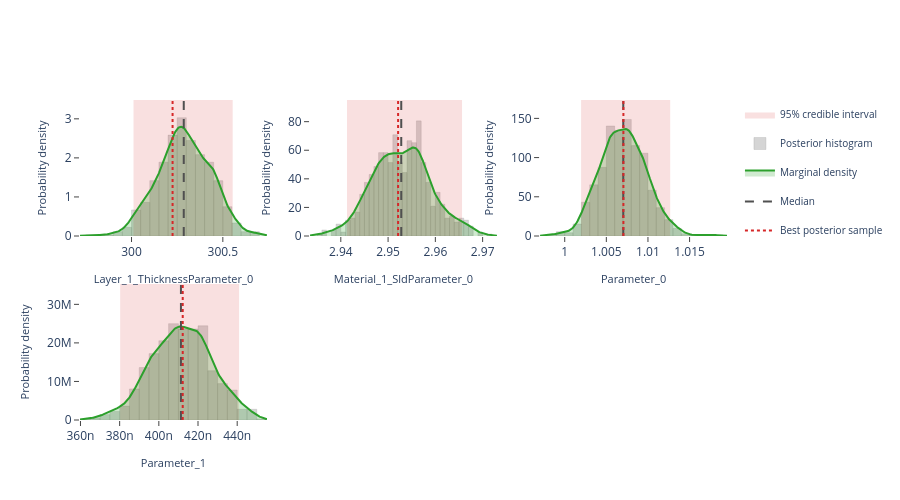

Notebook cell for this chart:
### Markdown cell above
## Interactive posterior plots

The next three cells render the same Plotly figures that are shown on the
Bayesian Posterior tab of the EasyReflectometryApp:

* **Marginals** — per-parameter distribution: histogram + smooth KDE marginal,
  shaded 95% credible interval, and median / best-sample lines
  (`plot_distribution` or `posterior.distribution()`)
* **Corner plot** — pairwise marginals + 2-D contours + scatter (`plot_corner`)
* **Traces** — per-chain trace + marginal histogram (`plot_trace`)

The standalone helpers are called with ``return_figure=True`` so they return a
Plotly ``Figure`` that we render in the notebook with ``fig.show()``; the
``PosteriorResults`` methods return the figure directly.

### Code cell
# ---- Marginal posterior distributions ---------------------------------------
# One panel per free parameter, each overlaying the posterior histogram, a
# smooth Gaussian-KDE marginal, the shaded 95% credible interval, and the
# median / best-sample reference lines.  Mirrors the "Marginals" sub-tab in
# the EasyReflectometryApp.

# The PosteriorResults method passes ``logp`` through automatically so the
# best posterior sample (MAP) line is drawn:
fig = posterior.distribution()
fig.show()

# Standalone equivalent (pass ``logp`` to get the best-sample line):
# fig = plot_distribution(
#     posterior.draws,
#     posterior.param_names,
#     logp=posterior.logp,
#     return_figure=True,
# )
# fig.show()

### Figure 1 — Plotly figure (JSON) as saved in the notebook; plotly's stock layout.template omitted (floating-point values rounded to 4 significant figures; data arrays with more than 128 entries replaced by an {"elided": "..."} marker saying what was removed)
{"data": [{"fill": "toself", "fillcolor": "rgba(214, 39, 40, 0.14)", "hoverinfo": "skip", "legendgroup": "95% credible interval", "line": {"color": "rgba(214, 39, 40, 0.14)", "width": 0}, "mode": "lines", "name": "95% credible interval", "showlegend": true, "type": "scatter", "x": [300.0, 300.6, 300.6, 300.0, 300.0], "xaxis": "x", "y": [0.0, 0.0, 3.482, 3.482, 0.0], "yaxis": "y"}, {"histnorm": "probability density", "hovertemplate": "sample=%{x:.4f}<br>density: %{y:.2f}<extra></extra>", "legendgroup": "histogram", "marker": {"color": "rgba(120, 120, 120, 0.38)", "line": {"color": "rgba(120, 120, 120, 0.24)", "width": 1}}, "name": "Posterior histogram", "nbinsx": 40, "opacity": 0.82, "showlegend": true, "type": "histogram", "x": {"elided": "720 float values"}, "xaxis": "x", "yaxis": "y"}, {"fill": "tozeroy", "fillcolor": "rgba(44, 160, 44, 0.22)", "hovertemplate": "Layer_1_ThicknessParameter_0: %{x:.4f}<br>density: %{y:.4f}<extra></extra>", "legendgroup": "marginal", "line": {"color": "rgb(44, 160, 44)", "width": 2}, "mode": "lines", "name": "Marginal density", "showlegend": true, "type": "scatter", "x": {"elided": "256 float values"}, "xaxis": "x", "y": {"elided": "256 float values"}, "yaxis": "y"}, {"hovertemplate": "Median: %{x:.4f}<extra></extra>", "legendgroup": "Median", "line": {"color": "rgb(80, 80, 80)", "dash": "dash", "width": 2}, "mode": "lines", "name": "Median", "showlegend": true, "type": "scatter", "x": [300.3, 300.3], "xaxis": "x", "y": [0.0, 3.482], "yaxis": "y"}, {"hovertemplate": "Best posterior sample: %{x:.4f}<extra></extra>", "legendgroup": "Best posterior sample", "line": {"color": "rgb(214, 39, 40)", "dash": "dot", "width": 2}, "mode": "lines", "name": "Best posterior sample", "showlegend": true, "type": "scatter", "x": [300.2, 300.2], "xaxis": "x", "y": [0.0, 3.482], "yaxis": "y"}, {"fill": "toself", "fillcolor": "rgba(214, 39, 40, 0.14)", "hoverinfo": "skip", "legendgroup": "95% credible interval", "line": {"color": "rgba(214, 39, 40, 0.14)", "width": 0}, "mode": "lines", "name": "95% credible interval", "showlegend": false, "type": "scatter", "x": [2.941, 2.966, 2.966, 2.941, 2.941], "xaxis": "x2", "y": [0.0, 0.0, 95.15, 95.15, 0.0], "yaxis": "y2"}, {"histnorm": "probability density", "hovertemplate": "sample=%{x:.4f}<br>density: %{y:.2f}<extra></extra>", "legendgroup": "histogram", "marker": {"color": "rgba(120, 120, 120, 0.38)", "line": {"color": "rgba(120, 120, 120, 0.24)", "width": 1}}, "name": "Posterior histogram", "nbinsx": 40, "opacity": 0.82, "showlegend": false, "type": "histogram", "x": {"elided": "720 float values"}, "xaxis": "x2", "yaxis": "y2"}, {"fill": "tozeroy", "fillcolor": "rgba(44, 160, 44, 0.22)", "hovertemplate": "Material_1_SldParameter_0: %{x:.4f}<br>density: %{y:.4f}<extra></extra>", "legendgroup": "marginal", "line": {"color": "rgb(44, 160, 44)", "width": 2}, "mode": "lines", "name": "Marginal density", "showlegend": false, "type": "scatter", "x": {"elided": "256 float values"}, "xaxis": "x2", "y": {"elided": "256 float values"}, "yaxis": "y2"}, {"hovertemplate": "Median: %{x:.4f}<extra></extra>", "legendgroup": "Median", "line": {"color": "rgb(80, 80, 80)", "dash": "dash", "width": 2}, "mode": "lines", "name": "Median", "showlegend": false, "type": "scatter", "x": [2.953, 2.953], "xaxis": "x2", "y": [0.0, 95.15], "yaxis": "y2"}, {"hovertemplate": "Best posterior sample: %{x:.4f}<extra></extra>", "legendgroup": "Best posterior sample", "line": {"color": "rgb(214, 39, 40)", "dash": "dot", "width": 2}, "mode": "lines", "name": "Best posterior sample", "showlegend": false, "type": "scatter", "x": [2.952, 2.952], "xaxis": "x2", "y": [0.0, 95.15], "yaxis": "y2"}, {"fill": "toself", "fillcolor": "rgba(214, 39, 40, 0.14)", "hoverinfo": "skip", "legendgroup": "95% credible interval", "line": {"color": "rgba(214, 39, 40, 0.14)", "width": 0}, "mode": "lines", "name": "95% credible interval", "showlegend": false, "type": "scatter", "x": [1.002, 1.013, 1.013, 1.002, 1.002], "xaxis": "x3", "y": [0.0, 0.0, 173.4, 173.4, 0.0], "yaxis": "y3"}, {"histnorm": "probability density", "hovertemplate": "sample=%{x:.4f}<br>density: %{y:.2f}<extra></extra>", "legendgroup": "histogram", "marker": {"color": "rgba(120, 120, 120, 0.38)", "line": {"color": "rgba(120, 120, 120, 0.24)", "width": 1}}, "name": "Posterior histogram", "nbinsx": 40, "opacity": 0.82, "showlegend": false, "type": "histogram", "x": {"elided": "720 float values"}, "xaxis": "x3", "yaxis": "y3"}, {"fill": "tozeroy", "fillcolor": "rgba(44, 160, 44, 0.22)", "hovertemplate": "Parameter_0: %{x:.4f}<br>density: %{y:.4f}<extra></extra>", "legendgroup": "marginal", "line": {"color": "rgb(44, 160, 44)", "width": 2}, "mode": "lines", "name": "Marginal density", "showlegend": false, "type": "scatter", "x": {"elided": "256 float values"}, "xaxis": "x3", "y": {"elided": "256 float values"}, "yaxis": "y3"}, {"hovertemplate": "Median: %{x:.4f}<extra></extra>", "legendgroup": "Median", "line": {"color": "rgb(80, 80, 80)", "dash": "dash", "width": 2}, "mode": "lines", "name": "Median", "showlegend": false, "type": "scatter", "x": [1.007, 1.007], "xaxis": "x3", "y": [0.0, 173.4], "yaxis": "y3"}, {"hovertemplate": "Best posterior sample: %{x:.4f}<extra></extra>", "legendgroup": "Best posterior sample", "line": {"color": "rgb(214, 39, 40)", "dash": "dot", "width": 2}, "mode": "lines", "name": "Best posterior sample", "showlegend": false, "type": "scatter", "x": [1.007, 1.007], "xaxis": "x3", "y": [0.0, 173.4], "yaxis": "y3"}, {"fill": "toself", "fillcolor": "rgba(214, 39, 40, 0.14)", "hoverinfo": "skip", "legendgroup": "95% credible interval", "line": {"color": "rgba(214, 39, 40, 0.14)", "width": 0}, "mode": "lines", "name": "95% credible interval", "showlegend": false, "type": "scatter", "x": [3.803e-07, 4.41e-07, 4.41e-07, 3.803e-07, 3.803e-07], "xaxis": "x4", "y": [0.0, 0.0, 35280000.0, 35280000.0, 0.0], "yaxis": "y4"}, {"histnorm": "probability density", "hovertemplate": "sample=%{x:.4f}<br>density: %{y:.2f}<extra></extra>", "legendgroup": "histogram", "marker": {"color": "rgba(120, 120, 120, 0.38)", "line": {"color": "rgba(120, 120, 120, 0.24)", "width": 1}}, "name": "Posterior histogram", "nbinsx": 40, "opacity": 0.82, "showlegend": false, "type": "histogram", "x": {"elided": "720 float values"}, "xaxis": "x4", "yaxis": "y4"}, {"fill": "tozeroy", "fillcolor": "rgba(44, 160, 44, 0.22)", "hovertemplate": "Parameter_1: %{x:.4f}<br>density: %{y:.4f}<extra></extra>", "legendgroup": "marginal", "line": {"color": "rgb(44, 160, 44)", "width": 2}, "mode": "lines", "name": "Marginal density", "showlegend": false, "type": "scatter", "x": {"elided": "256 float values"}, "xaxis": "x4", "y": {"elided": "256 float values"}, "yaxis": "y4"}, {"hovertemplate": "Median: %{x:.4f}<extra></extra>", "legendgroup": "Median", "line": {"color": "rgb(80, 80, 80)", "dash": "dash", "width": 2}, "mode": "lines", "name": "Median", "showlegend": false, "type": "scatter", "x": [4.113e-07, 4.113e-07], "xaxis": "x4", "y": [0.0, 35280000.0], "yaxis": "y4"}, {"hovertemplate": "Best posterior sample: %{x:.4f}<extra></extra>", "legendgroup": "Best posterior sample", "line": {"color": "rgb(214, 39, 40)", "dash": "dot", "width": 2}, "mode": "lines", "name": "Best posterior sample", "showlegend": false, "type": "scatter", "x": [4.122e-07, 4.122e-07], "xaxis": "x4", "y": [0.0, 35280000.0], "yaxis": "y4"}], "layout": {"barmode": "overlay", "height": 500, "legend": {"font": {"size": 10}}, "plot_bgcolor": "white", "showlegend": true, "xaxis": {"anchor": "y", "domain": [0.0, 0.2889], "range": [299.7, 300.7], "showgrid": false, "ticks": "outside", "title": {"font": {"size": 11}, "text": "Layer_1_ThicknessParameter_0"}, "zeroline": false}, "xaxis2": {"anchor": "y2", "domain": [0.3556, 0.6444], "range": [2.933, 2.973], "showgrid": false, "ticks": "outside", "title": {"font": {"size": 11}, "text": "Material_1_SldParameter_0"}, "zeroline": false}, "xaxis3": {"anchor": "y3", "domain": [0.7111, 1.0], "range": [0.997, 1.019], "showgrid": false, "ticks": "outside", "title": {"font": {"size": 11}, "text": "Parameter_0"}, "zeroline": false}, "xaxis4": {"anchor": "y4", "domain": [0.0, 0.2889], "range": [3.598e-07, 4.552e-07], "showgrid": false, "ticks": "outside", "title": {"font": {"size": 11}, "text": "Parameter_1"}, "zeroline": false}, "xaxis5": {"anchor": "y5", "domain": [0.3556, 0.6444], "showgrid": false, "ticks": "outside", "zeroline": false}, "xaxis6": {"anchor": "y6", "domain": [0.7111, 1.0], "showgrid": false, "ticks": "outside", "zeroline": false}, "yaxis": {"anchor": "x", "domain": [0.575, 1.0], "range": [0.0, 3.482], "showgrid": false, "ticks": "outside", "title": {"font": {"size": 11}, "text": "Probability density"}, "zeroline": false}, "yaxis2": {"anchor": "x2", "domain": [0.575, 1.0], "range": [0.0, 95.15], "showgrid": false, "ticks": "outside", "title": {"font": {"size": 11}, "text": "Probability density"}, "zeroline": false}, "yaxis3": {"anchor": "x3", "domain": [0.575, 1.0], "range": [0.0, 173.4], "showgrid": false, "ticks": "outside", "title": {"font": {"size": 11}, "text": "Probability density"}, "zeroline": false}, "yaxis4": {"anchor": "x4", "domain": [0.0, 0.425], "range": [0.0, 35280000.0], "showgrid": false, "ticks": "outside", "title": {"font": {"size": 11}, "text": "Probability density"}, "zeroline": false}, "yaxis5": {"anchor": "x5", "domain": [0.0, 0.425], "showgrid": false, "ticks": "outside", "zeroline": false}, "yaxis6": {"anchor": "x6", "domain": [0.0, 0.425], "showgrid": false, "ticks": "outside", "zeroline": false}}}
